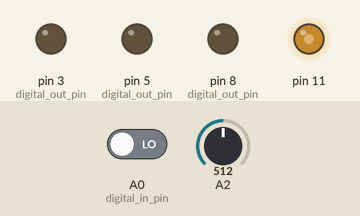
This sketch was run on a simulated Arduino Uno, built with avr-gcc and run on an emulated ATmega328P. Parts: output pins drawn as LEDs (lit = HIGH). Dashed ring = blinking. Inputs (shaded band) come from the test bench; at power-on: A0 (digital_in_pin) LOW, A2 = 512. Random numbers use the default seed unless the sketch sets one.

Above: at 1.2 s.
1.3 s: A0 (digital_in_pin) driven HIGH
At 3.68 s:
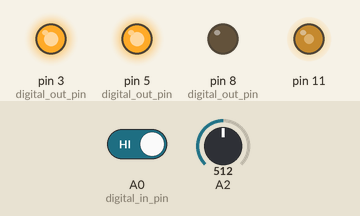
4.3 s: A2 set to 716
At 7.1 s:
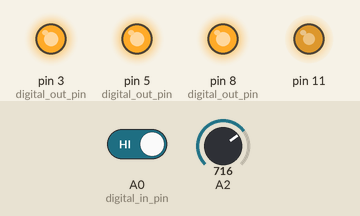
7.3 s: A2 set to 900
At 8.94 s:
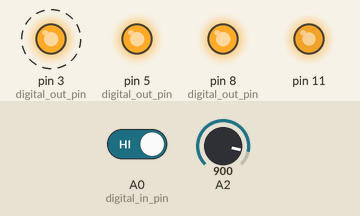
10.3 s: A2 set to 511
At 12.7 s:
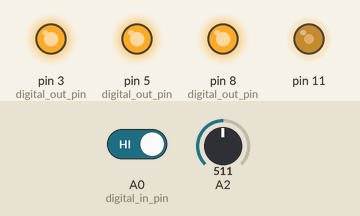
13.3 s: A2 set to 122
At 14.0 s:
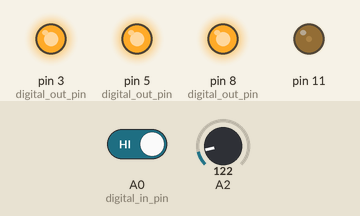
16.3 s: A2 set to 0
At 20.9 s:
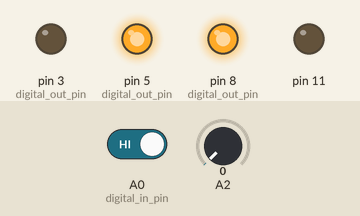
Timing chart, 0 to 25.2 s (numbered marks = the images above; inputs shaded):
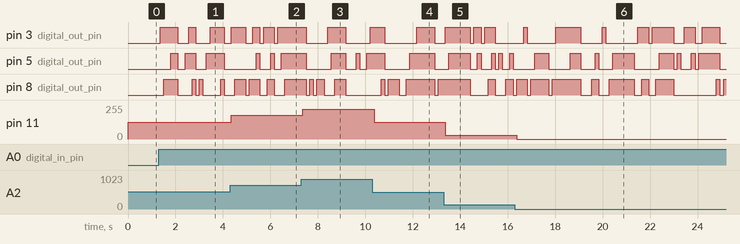

The sketch:

sketch_jul21a.ino
```cpp
int sensorValue = 0; //initializing read valise from the potentiometer
int outputValue = 0; //initiallizing output value to the LED

void setup() {
  pinMode(8, OUTPUT); // digital out pin
  pinMode(5, OUTPUT); // digital out pin
  pinMode(3, OUTPUT); // digital out pin
  pinMode(A0, INPUT); // digital in pin

 Serial.begin(1000); //communication rate at 1000 bps
}

void loop() {

  int switchPosition = digitalRead(A0);


  if (switchPosition == HIGH ) {
    int state = random(4);
    switch (state) {
  case 1:
    digitalWrite(8, HIGH); // turn on the blue light
    break;
  case 2:
    digitalWrite(5, HIGH); // turn on the green light
    break;
  case 3:
    digitalWrite(3, HIGH); // turn on the red light
    break;
  default:
      digitalWrite(8, LOW);   // turn the LEDs off by default
      digitalWrite(5, LOW);
      digitalWrite(3, LOW);
    break;
}
  }
    else {
    digitalWrite(8, LOW);    // turn the LEDs off when switch is not pressed
    digitalWrite(5, LOW);
    digitalWrite(3, LOW);
  }

// analog controls for yellow light
  sensorValue = analogRead(A2); //analog input value from meter
  outputValue = map(sensorValue, 0, 1023, 0, 255); // map to range of the alnalgo out
  analogWrite(11, outputValue); //change the analog output value
  delay(150); // milliseconds before next loop begins

}
```

Measured:
- after the input at 1.3 s, pin 3 (digital_out_pin): goes HIGH 0.75 s, LOW 0.45 s, HIGH 0.30 s, LOW 0.60 s, HIGH 0.60 s, then LOW, starting after 0.05 s; pin 5 (digital_out_pin): goes HIGH 0.30 s, LOW 0.30 s, HIGH 0.45 s, LOW 0.45 s, HIGH 0.75 s, then LOW, starting after 0.50 s
- after the input at 4.3 s, pin 11: 127/255 → 178/255 after 0.06 s
- after the input at 7.3 s, pin 11: 178/255 → 224/255 after 0.06 s
- after the input at 10.3 s, pin 11: 224/255 → 127/255 after 0.07 s
- after the input at 13.3 s, pin 11: 127/255 → 30/255 after 0.07 s
- after the input at 16.3 s, pin 11: 30/255 → 0/255 after 0.08 s
